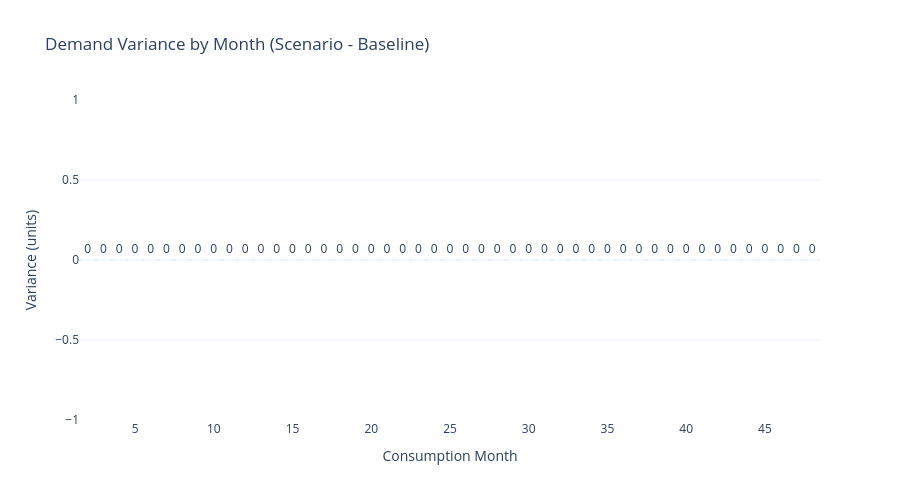

Notebook code cell kept with this figure:
### Code cell
# Chart 2: Demand Variance by Month
fig2 = go.Figure()

colors = ['red' if v < 0 else 'green' for v in monthly_comparison['Variance']]

fig2.add_trace(go.Bar(
    x=monthly_comparison['Month'],
    y=monthly_comparison['Variance'],
    name='Demand Variance',
    marker=dict(color=colors),
    text=monthly_comparison['Variance'].apply(lambda x: f"{x:,.0f}"),
    textposition='outside'
))

fig2.update_layout(
    title='Demand Variance by Month (Scenario - Baseline)',
    xaxis_title='Consumption Month',
    yaxis_title='Variance (units)',
    template='plotly_white',
    height=500,
    showlegend=False
)

fig2.show()

### Figure 1 — Plotly figure (JSON) as saved in the notebook; plotly's stock layout.template omitted (floating-point values rounded to 4 significant figures)
{"data": [{"marker": {"color": ["green", "green", "green", "green", "green", "green", "green", "green", "green", "green", "green", "green", "green", "green", "green", "green", "green", "green", "green", "green", "green", "green", "green", "green", "green", "green", "green", "green", "green", "green", "green", "green", "green", "green", "green", "green", "green", "green", "green", "green", "green", "green", "green", "green", "green", "green", "green"]}, "name": "Demand Variance", "text": ["0", "0", "0", "0", "0", "0", "0", "0", "0", "0", "0", "0", "0", "0", "0", "0", "0", "0", "0", "0", "0", "0", "0", "0", "0", "0", "0", "0", "0", "0", "0", "0", "0", "0", "0", "0", "0", "0", "0", "0", "0", "0", "0", "0", "0", "0", "0"], "textposition": "outside", "type": "bar", "x": [2, 3, 4, 5, 6, 7, 8, 9, 10, 11, 12, 13, 14, 15, 16, 17, 18, 19, 20, 21, 22, 23, 24, 25, 26, 27, 28, 29, 30, 31, 32, 33, 34, 35, 36, 37, 38, 39, 40, 41, 42, 43, 44, 45, 46, 47, 48], "y": [0, 0, 0, 0, 0, 0, 0, 0, 0, 0, 0, 0, 0, 0, 0, 0, 0, 0, 0, 0, 0, 0, 0, 0, 0, 0, 0, 0, 0, 0, 0, 0, 0, 0, 0, 0, 0, 0, 0, 0, 0, 0, 0, 0, 0, 0, 0]}], "layout": {"height": 500, "showlegend": false, "title": {"text": "Demand Variance by Month (Scenario - Baseline)"}, "xaxis": {"title": {"text": "Consumption Month"}}, "yaxis": {"title": {"text": "Variance (units)"}}}}
